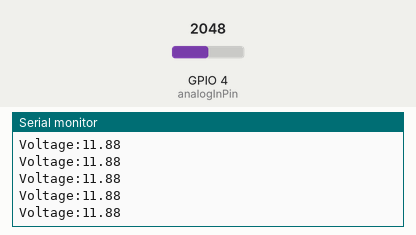
Simulated run of this sketch. Board: ESP32. On the bench: the last lines printed to the serial monitor. Inputs (shaded band) come from the test bench; at power-on: GPIO 4 (analogInPin) = 2048.

Above: at 1.2 s.
1.3 s: GPIO 4 (analogInPin) set to 2866
At 2.0 s:
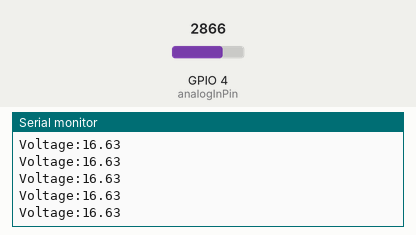
2.8 s: GPIO 4 (analogInPin) set to 3603
At 3.8 s:
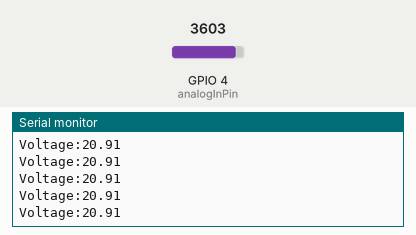
Timing chart, 0 to 5.8 s (numbered marks = the images above; inputs shaded):
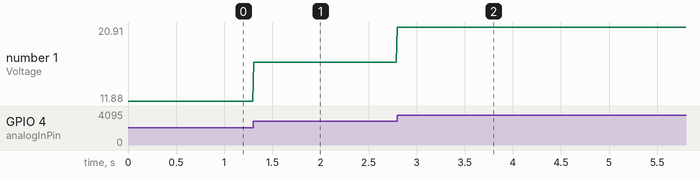

The sketch:

oscilloscope.ino
```cpp
// Define analog input pin connected to the voltage divider output
const int analogInPin = 4; // Change to your preferred ADC1 GPIO pin

// Calibration multipliers for 62k and 10k resistor divider
const float resistorRatio = (62.0 + 10.0) / 10.0;
const float adcMaxVoltage = 3.3; // ESP32 ADC reference voltage
const int adcResolution = 4095;  // 12-bit ADC

void setup() {
  Serial.begin(115200);
  // Set ADC attenuation for 0-3.3V range
  analogSetAttenuation(ADC_11db);
}

void loop() {
  int rawValue = analogRead(analogInPin);

  // Convert raw reading to pin voltage (0 - 3.3V)
  float pinVoltage = (rawValue / (float)adcResolution) * adcMaxVoltage;

  // Scale back up to actual 24V input level
  float actualVoltage = pinVoltage * resistorRatio;

  // Print for Arduino Serial Plotter
  Serial.print("Voltage:");
  Serial.println(actualVoltage);

  delay(10); // Adjust sampling interval as needed
}
```

Measured:
- after the input at 1.3 s, the serial monitor: prints a new line at once (image 1)
- after the input at 2.8 s, the serial monitor: prints a new line at once (image 2)
- plotted number 1: 11.88 → 16.63 after the input at 1.3 s, 16.63 → 20.91 after the input at 2.8 s
